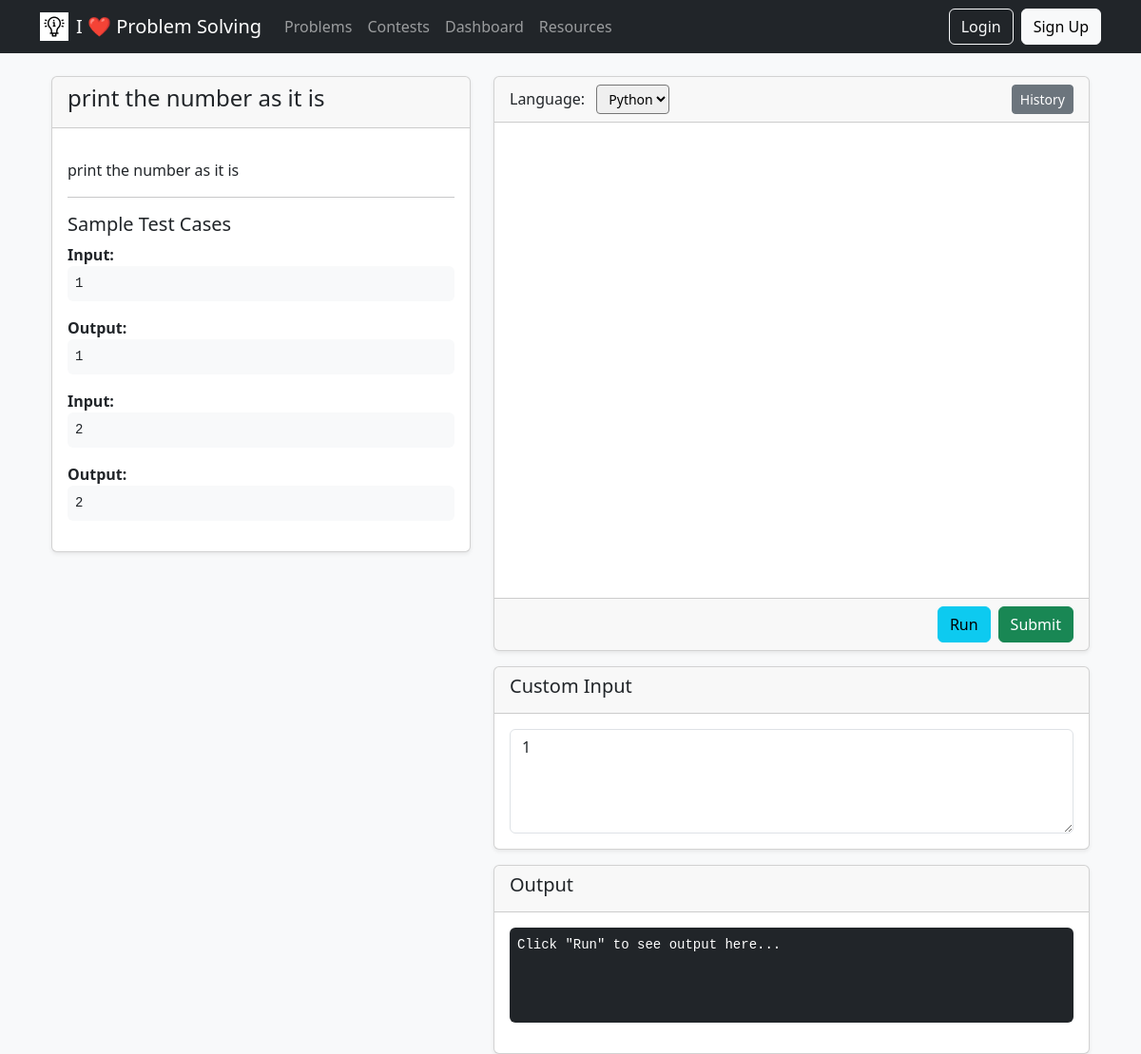
Screenshot of /workspace/solve/print-the-number-as-it-is/ with the database file from the repository.
### problemset/models.py (models this page shows, shortened)
class Problem(models.Model):
    DIFFICULTY_CHOICES = [
        ('Easy', 'Easy'),
        ('Medium', 'Medium'),
        ('Hard', 'Hard'),
    ]
    title = models.CharField(max_length=200, unique=True)
    description = models.TextField()
    difficulty = models.CharField(max_length=10, choices=DIFFICULTY_CHOICES)
    slug = models.SlugField(unique=True, blank=True)
    test_case_file = models.FileField(upload_to=get_testcase_json_path, blank=True, null=True)
    created_at = models.DateTimeField(auto_now_add=True)

### workspace/views.py (the view)
# urls.py: path('solve/<slug:problem_slug>/', views.solve_workspace, name='solve-workspace'),
def solve_workspace(request, problem_slug):
    problem = get_object_or_404(Problem, slug=problem_slug)
    sample_testcases_content = []
    if problem.test_case_file:
        try:
            with problem.test_case_file.open('r') as f:
                data = json.load(f)
                sample_testcases_content = data.get("test_cases", [])[:2]
        except (IOError, json.JSONDecodeError):
            pass
    context = {
        'problem': problem,
        'sample_testcases_content': sample_testcases_content
    }
    return render(request, 'workspace/solver.html', context)

### workspace/templates/workspace/solver.html (shortened to what this page needs)
{% extends "users/base.html" %}
{% load static %}
{% block content %}
<div class="container-fluid mt-4">
    <div class="row">
        <div class="col-md-5">
            <div class="card shadow-sm mb-3">
                <div class="card-header">
                    <h4>{{ problem.title }}</h4>
                </div>
                <div class="card-body" style="max-height: 80vh; overflow-y: auto;">
                    <p>{{ problem.description|linebreaks }}</p>
                    <hr>
                    <h5>Sample Test Cases</h5>
                    {% for tc_content in sample_testcases_content %}
                        <div class="mb-3">
                            <strong>Input:</strong>
                            <pre class="bg-light p-2 rounded"><code>{{ tc_content.input }}</code></pre>
                            <strong>Output:</strong>
                            <pre class="bg-light p-2 rounded"><code>{{ tc_content.output }}</code></pre>
                        </div>
                    {% empty %}
                        <p class="text-muted">No sample test cases have been added for this problem yet.</p>
                    {% endfor %}
                </div>
            </div>
        </div>
        <div class="col-md-7">
            <div class="card shadow-sm">
                <div class="card-header d-flex justify-content-between align-items-center">
                    <div>
                        <label for="languageSelect" class="form-label mb-0 me-2">Language:</label>
                        <select id="languageSelect" class="form-select-sm">
                            <option value="python">Python</option>
                        </select>
                    </div>
                    <div>
                        <button id="history-btn" class="btn btn-secondary btn-sm" data-bs-toggle="modal" data-bs-target="#historyModal">History</button>
                    </div>
                </div>
                <div class="card-body p-0">
                    <div id="editor" style="height: 500px; width: 100%;"></div>
                </div>
                <div class="card-footer d-flex justify-content-end">
                    <button id="run-btn" class="btn btn-info me-2">Run</button>
                    <button id="submit-btn" class="btn btn-success">Submit</button>
                </div>
            </div>
             <div class="card shadow-sm mt-3">
                <div class="card-header">
                    <h5>Custom Input</h5>
                </div>
                <div class="card-body">
                    <textarea id="custom-input-box" class="form-control" rows="4" placeholder="Enter custom input here...">{% if sample_testcases_content %}{{ sample_testcases_content.0.input }}{% endif %}</textarea>
                </div>
            </div>
             <div class="card shadow-sm mt-3">
                <div class="card-header">
                    <h5>Output</h5>
                </div>
                <div class="card-body">
                    <pre id="output-box" class="bg-dark text-white p-2 rounded" style="min-height: 100px;">Click "Run" to see output here...</pre>
                </div>
            </div>
        </div>
    </div>
</div>
{% endblock content %}

### rows the page displays
Problem: title "print the number as it is", description "print the number as it is"

### other values shown
{{ tc_content.input }} "1" "2"
{{ tc_content.output }} "1" "2"
